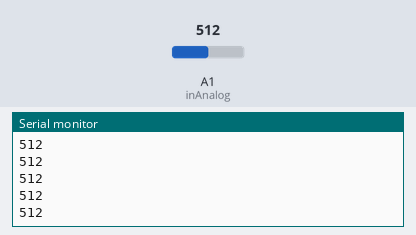
Simulated run of this sketch. Board: Arduino Uno, built with avr-gcc and run on an emulated ATmega328P. Shown: the last lines printed to the serial monitor. The inputs (shaded band) are chosen by the test bench; at power-on: A1 (inAnalog) = 512.

Above: at 1.2 s.
1.3 s: A1 (inAnalog) set to 716
At 2.4 s:
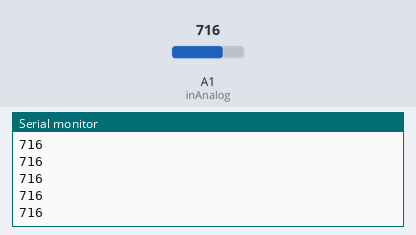
2.8 s: A1 (inAnalog) set to 900
At 3.6 s:
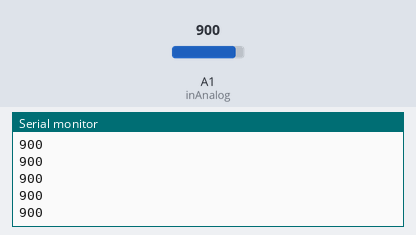
Timing chart, 0 to 5.8 s (numbered marks = the images above; inputs shaded):
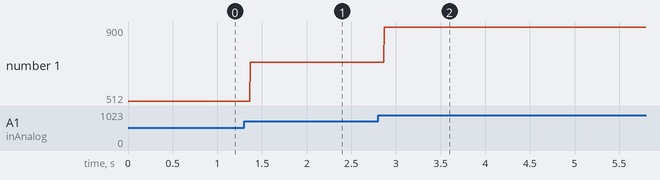

Measured:
- after the input at 1.3 s, the serial monitor: prints a new line after 0.07 s (image 1)
- after the input at 2.8 s, the serial monitor: prints a new line after 0.07 s (image 2)
- plotted number 1: 512 → 716 after the input at 1.3 s, 716 → 900 after the input at 2.8 s

The sketch:

detector_DeNotas.ino
```cpp
int inAnalog = A1;
void setup() {
  Serial.begin(9600);
}

void loop() {
 int t = analogRead(inAnalog);
 Serial.println(t);
}
```
